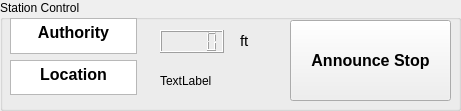
     <widget class="QGroupBox" name="groupBox">
      <property name="geometry">
       <rect>
        <x>20</x>
        <y>240</y>
        <width>461</width>
        <height>111</height>
       </rect>
      </property>
      <property name="title">
       <string>Station Control</string>
      </property>
      <widget class="QLCDNumber" name="authority_display">
       <property name="geometry">
        <rect>
         <x>160</x>
         <y>30</y>
         <width>64</width>
         <height>23</height>
        </rect>
       </property>
      </widget>
      <widget class="QLabel" name="station_display">
       <property name="geometry">
        <rect>
         <x>160</x>
         <y>60</y>
         <width>121</width>
         <height>41</height>
        </rect>
       </property>
       <property name="text">
        <string>TextLabel</string>
       </property>
      </widget>
      <widget class="QTextBrowser" name="location_txt">
       <property name="geometry">
        <rect>
         <x>10</x>
         <y>60</y>
         <width>127</width>
         <height>35</height>
        </rect>
       </property>
       <property name="html">
        <string>&lt;!DOCTYPE HTML PUBLIC &quot;-//W3C//DTD HTML 4.0//EN&quot; &quot;http://www.w3.org/TR/REC-html40/strict.dtd&quot;&gt;
&lt;html&gt;&lt;head&gt;&lt;meta name=&quot;qrichtext&quot; content=&quot;1&quot; /&gt;&lt;style type=&quot;text/css&quot;&gt;
p, li { white-space: pre-wrap; }
&lt;/style&gt;&lt;/head&gt;&lt;body style=&quot; font-family:'MS Shell Dlg 2'; font-size:8.25pt; font-weight:400; font-style:normal;&quot;&gt;
&lt;p align=&quot;center&quot; style=&quot; margin-top:0px; margin-bottom:0px; margin-left:0px; margin-right:0px; -qt-block-indent:0; text-indent:0px;&quot;&gt;&lt;span style=&quot; font-family:'Segoe UI'; font-size:12pt; font-weight:696;&quot;&gt;Location&lt;/span&gt;&lt;/p&gt;&lt;/body&gt;&lt;/html&gt;</string>
       </property>
      </widget>
      <widget class="QTextBrowser" name="authority_txt">
       <property name="geometry">
        <rect>
         <x>10</x>
         <y>18</y>
         <width>127</width>
         <height>36</height>
        </rect>
       </property>
       <property name="html">
        <string>&lt;!DOCTYPE HTML PUBLIC &quot;-//W3C//DTD HTML 4.0//EN&quot; &quot;http://www.w3.org/TR/REC-html40/strict.dtd&quot;&gt;
&lt;html&gt;&lt;head&gt;&lt;meta name=&quot;qrichtext&quot; content=&quot;1&quot; /&gt;&lt;style type=&quot;text/css&quot;&gt;
p, li { white-space: pre-wrap; }
&lt;/style&gt;&lt;/head&gt;&lt;body style=&quot; font-family:'MS Shell Dlg 2'; font-size:8.25pt; font-weight:400; font-style:normal;&quot;&gt;
&lt;p align=&quot;center&quot; style=&quot; margin-top:0px; margin-bottom:0px; margin-left:0px; margin-right:0px; -qt-block-indent:0; text-indent:0px;&quot;&gt;&lt;span style=&quot; font-family:'Segoe UI'; font-size:12pt; font-weight:696;&quot;&gt;Authority&lt;/span&gt;&lt;/p&gt;&lt;/body&gt;&lt;/html&gt;</string>
       </property>
      </widget>
      <widget class="QPushButton" name="station_button">
       <property name="geometry">
        <rect>
         <x>290</x>
         <y>20</y>
         <width>161</width>
         <height>81</height>
        </rect>
       </property>
       <property name="font">
        <font>
         <pointsize>12</pointsize>
         <weight>75</weight>
         <bold>true</bold>
        </font>
       </property>
       <property name="text">
        <string>Announce Stop</string>
       </property>
      </widget>
      <widget class="QLabel" name="ft_txt">
       <property name="geometry">
        <rect>
         <x>240</x>
         <y>30</y>
         <width>31</width>
         <height>21</height>
        </rect>
       </property>
       <property name="font">
        <font>
         <pointsize>11</pointsize>
        </font>
       </property>
       <property name="text">
        <string>ft</string>
       </property>
      </widget>
     </widget>
